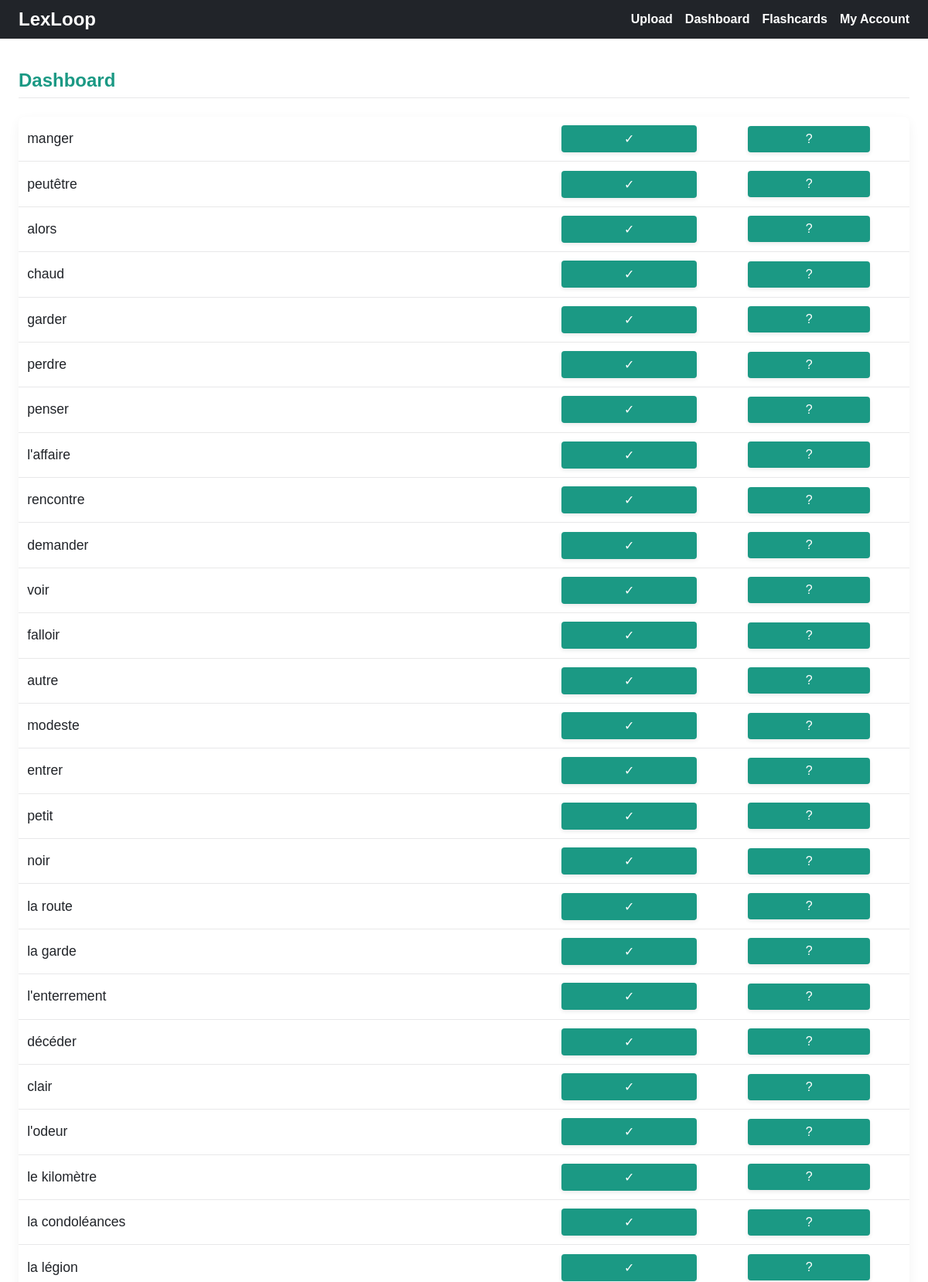
/dashboard/ (signed in, upper part), run on the app's committed database.
### tables this page shows
CREATE TABLE dashboard (
  status_word TEXT NOT NUll,
  switch_date TIMESTAMP,
  user_id INTEGER,
  dictionary_id INTEGER,
  PRIMARY KEY (user_id, dictionary_id),
  FOREIGN KEY (user_id) REFERENCES user(id) ON DELETE CASCADE,
  FOREIGN KEY (dictionary_id) REFERENCES dictionary(id)
);

CREATE TABLE dictionary (
  id INTEGER PRIMARY KEY AUTOINCREMENT,
  french_word TEXT UNIQUE NOT NULL,
  english_word TEXT NOT NULL
);

### lexloop/dashboard.py (the view)
@bp.route('/', methods=['GET'])
@login_required
def display():
    current_user = session.get('user_id')
    db = get_db()
    words = db.execute('''
        SELECT french_word, english_word, dash.dictionary_id
        FROM dashboard dash
        JOIN dictionary dict ON dash.dictionary_id = dict.id
        WHERE dash.user_id = ?
        AND dash.status_word = 'new'
    ''', (current_user,)).fetchall()
    return render_template('dashboard/dashboard.html', words=words)

### lexloop/auth.py (called while the page is built)
@bp.before_app_request
def load_logged_in_user():
    user_id = session.get('user_id')
    if user_id is None:
        g.user = None
    else:
        g.user = get_db().execute(
            'SELECT * FROM user WHERE id = ?', (user_id,)
        ).fetchone()

def login_required(view):
    @functools.wraps(view)
    def wrapped_view(**kwargs):
        if g.user is None:
            return redirect(url_for('auth.login'))
        return view(**kwargs)
    return wrapped_view

### lexloop/db.py (called while the page is built)
def get_db():
    if 'db' not in g:
        g.db = sqlite3.connect(
            current_app.config['DATABASE'],
            detect_types=sqlite3.PARSE_DECLTYPES
        )
        g.db.row_factory = sqlite3.Row
        g.db.execute("PRAGMA foreign_keys = ON")
    return g.db

### lexloop/templates/dashboard/dashboard.html
{% extends 'base.html' %}
{% block header %}
  <h1>{% block title %}Dashboard{% endblock %}</h1>
{% endblock %}
{% block content %}
  {% if words %}
    <table class="dashboard-table">
      <tbody>
        {% for word in words %}
          <tr class="word-row">
            <td class="word-cell">{{ word['french_word'] }}</td>
            <td class="button-cell">
              <form method="POST" action="{{ url_for('dashboard.status_known', word_marker=word['dictionary_id']) }}">
                <button class="word-btn known-btn" type="submit" title="Word will not show up in flashcards">✓</button>
              </form>
            </td>
            <td class="button-cell">
              <form method="POST" action="{{ url_for('dashboard.status_unknown', word_marker=word['dictionary_id']) }}">
                <button class="word-btn unknown-btn" type="submit" title="Word will be sent to flashcards">?</button>
              </form>
            </td>
          </tr>
        {% endfor %}
      </tbody>
    </table>
  {% else %}
    <p class="empty-message">No words available. Upload a french document first.</p>
  {% endif %}
{% endblock %}

### lexloop/templates/base.html (shortened to what this page needs)
<!doctype html>
<link rel="stylesheet" href="{{ url_for('static', filename='style.css') }}">
<nav>
  <h1><a href="{{ url_for('index') }}">LexLoop</a></h1>
  <ul>
    {% if g.user %}
      <li><a href="{{ url_for('uploads.upload_file') }}">Upload</a></li>
      <li><a href="{{ url_for('dashboard.display') }}">Dashboard</a></li>
      <li><a href="{{ url_for('flashcards.display') }}">Flashcards</a></li>
      <li><a href="{{ url_for('profile.settings') }}">My Account</a></li>
    {% else %}
      <li><a href="{{ url_for('auth.register') }}">Register</a>
      <li><a href="{{ url_for('auth.login') }}">Log In</a>
    {% endif %}
  </ul>
</nav>
<section class="content">
  <header>
    {% block header %}{% endblock %}
  </header>
  {% block content %}{% endblock %}
</section>

### lexloop/static/style.css (style rules this page uses)
h1, h2, h3, h4, h5, h6 { font-family: sans-serif; color: #1b9984; margin: 1rem 0; }
a { color: #1b9984; text-decoration: none; transition: color 0.2s ease; }
nav { background: #212429; display: flex; align-items: center; padding: 0.5rem 1rem; }
nav h1 { flex: auto; margin: 0; color: #ffffff; }
nav h1 a { text-decoration: none; padding: 0.25rem 0.5rem; color: #ffffff; }
nav ul { display: flex; list-style: none; margin: 0; padding: 0; font-weight: 600; }
nav ul li a, nav ul li span, header .action { display: block; padding: 0.5rem; color: #ffffff; transition: background-color 0.2s ease; border-radius: 4px; }
.content { padding: 1.5rem; }
.content > header { border-bottom: 1px solid rgba(33, 36, 41, 0.1); display: flex; align-items: flex-end; margin-bottom: 1.5rem; }
.content > header h1 { flex: auto; margin: 1rem 0 0.5rem 0; }
.content form { margin: 1em 0; display: flex; flex-direction: column; }
.dashboard-table { width: 100%; border-collapse: collapse; margin: 1.5rem 0; box-shadow: 0 5px 15px rgba(33, 36, 41, 0.05); border-radius: 8px; overflow: hidden; }
.word-row { border-bottom: 1px solid rgba(33, 36, 41, 0.1); transition: background-color 0.2s ease; }
.word-cell, .button-cell { padding: 0.7rem; vertical-align: middle; }
.word-cell { font-family: sans-serif; font-size: 1.1rem; font-weight: 500; color: #212429; width: 60%; }
.button-cell form { margin: 0; }
.word-btn { font-family: sans-serif; font-size: 1rem; width: 80%; padding: 0.5rem 0.5rem; border: none; border-radius: 4px; font-weight: 500; cursor: pointer; transition: background-color 0.2s ease, transform 0.1s ease; box-shadow: 0 2px 5px rgba(33, 36, 41, 0.1); }
.known-btn { background-color: #1b9984; color: #ffffff; }
.unknown-btn { background-color: #1b9984; color: #ffffff; }

### data on the page
dashboard: french_word "manger"
dashboard: french_word "peutêtre"
dashboard: french_word "alors"
dashboard: french_word "chaud"
dashboard: french_word "garder"
dashboard: french_word "perdre"
dashboard: french_word "penser"
dashboard: french_word "l'affaire"
dashboard: french_word "rencontre"
dashboard: french_word "demander"
dashboard: french_word "voir"
dashboard: french_word "falloir"
dashboard: french_word "autre"
dashboard: french_word "modeste"
dashboard: french_word "entrer"
dashboard: french_word "petit"
dashboard: french_word "noir"
dashboard: french_word "la route"
dashboard: french_word "la garde"
dashboard: french_word "l'enterrement"
dashboard: french_word "décéder"
dashboard: french_word "clair"
dashboard: french_word "l'odeur"
dashboard: french_word "le kilomètre"
dashboard: french_word "la condoléances"
dashboard: french_word "la légion"
